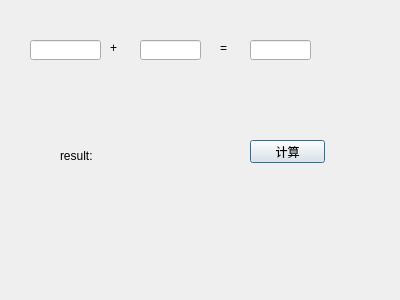
<?xml version="1.0" encoding="UTF-8"?>
<ui version="4.0">
 <class>Dialog</class>
 <widget class="QDialog" name="Dialog">
  <property name="geometry">
   <rect>
    <x>0</x>
    <y>0</y>
    <width>400</width>
    <height>300</height>
   </rect>
  </property>
  <property name="windowTitle">
   <string>Dialog</string>
  </property>
  <widget class="QLineEdit" name="m_lE1">
   <property name="geometry">
    <rect>
     <x>30</x>
     <y>40</y>
     <width>71</width>
     <height>20</height>
    </rect>
   </property>
  </widget>
  <widget class="QLineEdit" name="m_lE2">
   <property name="geometry">
    <rect>
     <x>140</x>
     <y>40</y>
     <width>61</width>
     <height>20</height>
    </rect>
   </property>
  </widget>
  <widget class="QLineEdit" name="m_lEsum">
   <property name="geometry">
    <rect>
     <x>250</x>
     <y>40</y>
     <width>61</width>
     <height>20</height>
    </rect>
   </property>
  </widget>
  <widget class="QPushButton" name="m_pbCalc">
   <property name="geometry">
    <rect>
     <x>250</x>
     <y>140</y>
     <width>75</width>
     <height>23</height>
    </rect>
   </property>
   <property name="text">
    <string>计算</string>
   </property>
  </widget>
  <widget class="QLabel" name="m_lbSum">
   <property name="geometry">
    <rect>
     <x>60</x>
     <y>130</y>
     <width>81</width>
     <height>51</height>
    </rect>
   </property>
   <property name="text">
    <string>result:</string>
   </property>
  </widget>
  <widget class="QLabel" name="label">
   <property name="geometry">
    <rect>
     <x>110</x>
     <y>40</y>
     <width>21</width>
     <height>16</height>
    </rect>
   </property>
   <property name="text">
    <string>+</string>
   </property>
  </widget>
  <widget class="QLabel" name="label_2">
   <property name="geometry">
    <rect>
     <x>220</x>
     <y>40</y>
     <width>16</width>
     <height>16</height>
    </rect>
   </property>
   <property name="text">
    <string>=</string>
   </property>
  </widget>
 </widget>
 <resources/>
 <connections>
  <connection>
   <sender>m_pbCalc</sender>
   <signal>released()</signal>
   <receiver>Dialog</receiver>
   <slot>on_m_pbCalc_clicked()</slot>
   <hints>
    <hint type="sourcelabel">
     <x>314</x>
     <y>154</y>
    </hint>
    <hint type="destinationlabel">
     <x>365</x>
     <y>204</y>
    </hint>
   </hints>
  </connection>
 </connections>
 <slots>
  <slot>on_m_pbCalc_clicked()</slot>
 </slots>
</ui>
